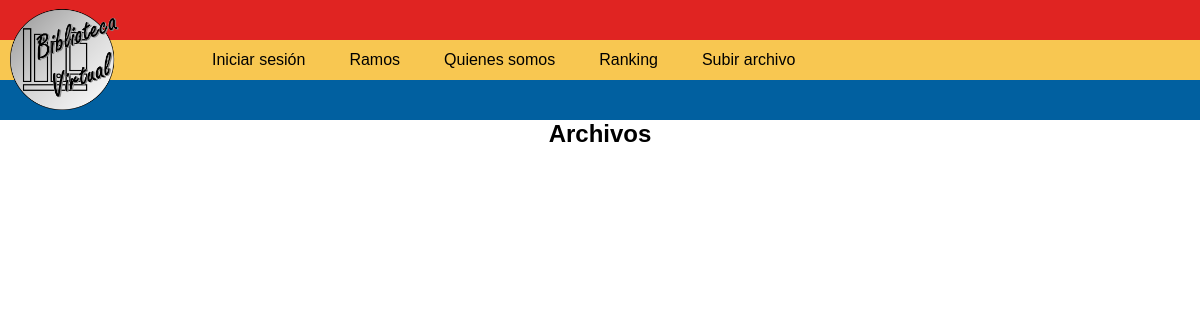
Page /ramos/MAT-022/ on the earlier database version.
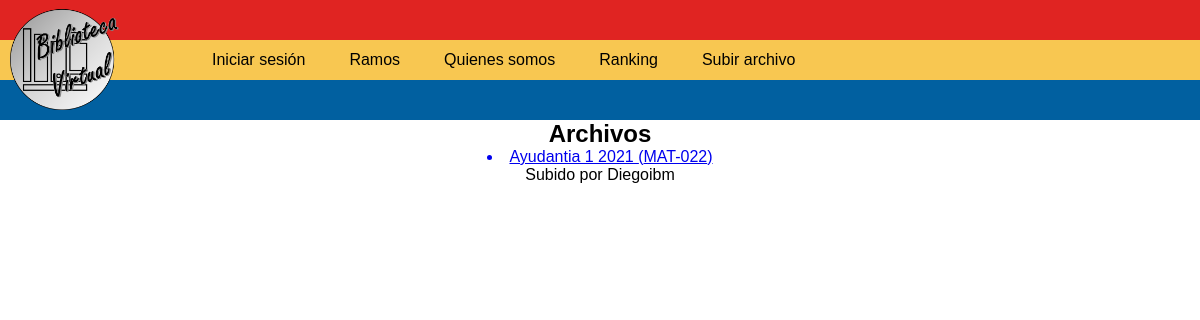
Same page on the later database version.
### Biblio/models.py (models this page shows, shortened)
class Post(models.Model):
    titulo=models.CharField(max_length=51)
    user = models.ForeignKey(User, on_delete=models.CASCADE, related_name='posts')
    timestap = models.DateTimeField(default=timezone.now)
    ramo = models.CharField(max_length=7)
    archivo = models.FileField(upload_to="myfolder/", blank=True, null=True)
    likes = models.ManyToManyField(User, related_name="UserPost")

### Biblio/views.py (the view)
# urls.py: path('ramos/<str:asignatura>/',VerArchivos),
def VerArchivos(request,asignatura):
    posts = Post.objects.all().filter(ramo=asignatura)
    context= {'posts': posts}
    return render(request,"ramos.html",context)

### templates/ramos.html (shortened to what this page needs)
{% load static %}
<head>
    <link rel="stylesheet" type="text/css" href='{% static "css/ramos.css" %}'/>
</head>
<body>
    {%include "Barrasuperior.html"%}
        <article>
        <h1>Archivos</h1>
        <div class="container-article">
            {%for post in posts%}
                <a class="archivo" href={{post.archivo.url}} download><li>{{post.titulo}}  ({{post.ramo}})</li></a>
                <a class="datos">Subido por {{post.user}}<br></a>
            {%endfor%}
        </div>
        </article>
</body>

Differences in the rows shown:
added Post: titulo "Ayudantia 1 2021", ramo "MAT-022", user "Diegoibm"
